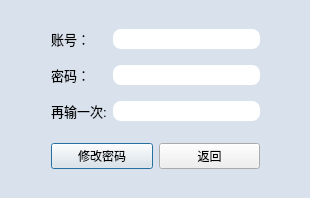
<?xml version="1.0" encoding="UTF-8"?>
<ui version="4.0">
 <class>forgetPasswdDialog</class>
 <widget class="QDialog" name="forgetPasswdDialog">
  <property name="geometry">
   <rect>
    <x>0</x>
    <y>0</y>
    <width>310</width>
    <height>198</height>
   </rect>
  </property>
  <property name="minimumSize">
   <size>
    <width>310</width>
    <height>198</height>
   </size>
  </property>
  <property name="maximumSize">
   <size>
    <width>310</width>
    <height>198</height>
   </size>
  </property>
  <property name="font">
   <font>
    <pointsize>9</pointsize>
   </font>
  </property>
  <property name="windowTitle">
   <string>忘记密码</string>
  </property>
  <property name="styleSheet">
   <string notr="true">QLineEdit{
border-radius:8px;
}
QDialog{
	background-color: rgb(217, 226, 236);
}</string>
  </property>
  <layout class="QHBoxLayout" name="horizontalLayout_2">
   <item>
    <spacer name="horizontalSpacer">
     <property name="orientation">
      <enum>Qt::Horizontal</enum>
     </property>
     <property name="sizeHint" stdset="0">
      <size>
       <width>35</width>
       <height>20</height>
      </size>
     </property>
    </spacer>
   </item>
   <item>
    <layout class="QVBoxLayout" name="verticalLayout">
     <item>
      <spacer name="verticalSpacer_2">
       <property name="orientation">
        <enum>Qt::Vertical</enum>
       </property>
       <property name="sizeHint" stdset="0">
        <size>
         <width>20</width>
         <height>40</height>
        </size>
       </property>
      </spacer>
     </item>
     <item>
      <layout class="QGridLayout" name="gridLayout">
       <property name="bottomMargin">
        <number>16</number>
       </property>
       <property name="verticalSpacing">
        <number>16</number>
       </property>
       <item row="0" column="0">
        <widget class="QLabel" name="label">
         <property name="font">
          <font>
           <pointsize>10</pointsize>
          </font>
         </property>
         <property name="text">
          <string>账号：</string>
         </property>
        </widget>
       </item>
       <item row="0" column="1">
        <widget class="QLineEdit" name="new_username">
         <property name="minimumSize">
          <size>
           <width>0</width>
           <height>20</height>
          </size>
         </property>
         <property name="font">
          <font>
           <pointsize>10</pointsize>
          </font>
         </property>
         <property name="text">
          <string/>
         </property>
         <property name="maxLength">
          <number>12</number>
         </property>
        </widget>
       </item>
       <item row="1" column="0">
        <widget class="QLabel" name="label_2">
         <property name="font">
          <font>
           <pointsize>10</pointsize>
          </font>
         </property>
         <property name="text">
          <string>密码：</string>
         </property>
        </widget>
       </item>
       <item row="1" column="1">
        <widget class="QLineEdit" name="newFirst_passwd">
         <property name="sizePolicy">
          <sizepolicy hsizetype="Minimum" vsizetype="Fixed">
           <horstretch>0</horstretch>
           <verstretch>0</verstretch>
          </sizepolicy>
         </property>
         <property name="minimumSize">
          <size>
           <width>147</width>
           <height>20</height>
          </size>
         </property>
         <property name="maxLength">
          <number>16</number>
         </property>
         <property name="echoMode">
          <enum>QLineEdit::Password</enum>
         </property>
        </widget>
       </item>
       <item row="2" column="0">
        <widget class="QLabel" name="label_3">
         <property name="font">
          <font>
           <pointsize>10</pointsize>
          </font>
         </property>
         <property name="text">
          <string>再输一次:</string>
         </property>
        </widget>
       </item>
       <item row="2" column="1">
        <widget class="QLineEdit" name="newSec_passwd">
         <property name="minimumSize">
          <size>
           <width>0</width>
           <height>20</height>
          </size>
         </property>
         <property name="maxLength">
          <number>16</number>
         </property>
         <property name="echoMode">
          <enum>QLineEdit::Password</enum>
         </property>
        </widget>
       </item>
      </layout>
     </item>
     <item>
      <layout class="QHBoxLayout" name="horizontalLayout">
       <item>
        <widget class="QPushButton" name="changeButton">
         <property name="text">
          <string>修改密码</string>
         </property>
        </widget>
       </item>
       <item>
        <widget class="QPushButton" name="cancelButton">
         <property name="text">
          <string>返回</string>
         </property>
        </widget>
       </item>
      </layout>
     </item>
     <item>
      <spacer name="verticalSpacer">
       <property name="orientation">
        <enum>Qt::Vertical</enum>
       </property>
       <property name="sizeHint" stdset="0">
        <size>
         <width>20</width>
         <height>40</height>
        </size>
       </property>
      </spacer>
     </item>
    </layout>
   </item>
   <item>
    <spacer name="horizontalSpacer_2">
     <property name="orientation">
      <enum>Qt::Horizontal</enum>
     </property>
     <property name="sizeHint" stdset="0">
      <size>
       <width>35</width>
       <height>20</height>
      </size>
     </property>
    </spacer>
   </item>
  </layout>
 </widget>
 <resources/>
 <connections/>
</ui>
